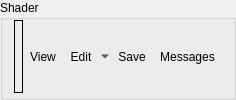
        <widget class="QGroupBox" name="tcsShaderGroup">
         <property name="sizePolicy">
          <sizepolicy hsizetype="Preferred" vsizetype="Minimum">
           <horstretch>0</horstretch>
           <verstretch>0</verstretch>
          </sizepolicy>
         </property>
         <property name="title">
          <string>Shader</string>
         </property>
         <layout class="QHBoxLayout" name="horizontalLayout_7">
          <property name="spacing">
           <number>0</number>
          </property>
          <property name="topMargin">
           <number>0</number>
          </property>
          <property name="bottomMargin">
           <number>4</number>
          </property>
          <item>
           <widget class="RDLabel" name="tcsShader">
            <property name="frameShape">
             <enum>QFrame::Box</enum>
            </property>
            <property name="text">
             <string/>
            </property>
           </widget>
          </item>
          <item>
           <widget class="QToolButton" name="tcsShaderViewButton">
            <property name="cursor">
             <cursorShape>PointingHandCursor</cursorShape>
            </property>
            <property name="toolTip">
             <string>Open Shader Source</string>
            </property>
            <property name="text">
             <string>View</string>
            </property>
            <property name="icon">
             <iconset resource="../../Resources/resources.qrc">
              <normaloff>:/action.png</normaloff>:/action.png</iconset>
            </property>
            <property name="toolButtonStyle">
             <enum>Qt::ToolButtonTextBesideIcon</enum>
            </property>
            <property name="autoRaise">
             <bool>true</bool>
            </property>
           </widget>
          </item>
          <item>
           <widget class="QToolButton" name="tcsShaderEditButton">
            <property name="toolTip">
             <string>Edit Shader</string>
            </property>
            <property name="text">
             <string>Edit</string>
            </property>
            <property name="icon">
             <iconset resource="../../Resources/resources.qrc">
              <normaloff>:/page_white_edit.png</normaloff>:/page_white_edit.png</iconset>
            </property>
            <property name="popupMode">
             <enum>QToolButton::MenuButtonPopup</enum>
            </property>
            <property name="toolButtonStyle">
             <enum>Qt::ToolButtonTextBesideIcon</enum>
            </property>
            <property name="autoRaise">
             <bool>true</bool>
            </property>
           </widget>
          </item>
          <item>
           <widget class="QToolButton" name="tcsShaderSaveButton">
            <property name="toolTip">
             <string>Save Shader SPIR-V</string>
            </property>
            <property name="text">
             <string>Save</string>
            </property>
            <property name="icon">
             <iconset resource="../../Resources/resources.qrc">
              <normaloff>:/save.png</normaloff>:/save.png</iconset>
            </property>
            <property name="toolButtonStyle">
             <enum>Qt::ToolButtonTextBesideIcon</enum>
            </property>
            <property name="autoRaise">
             <bool>true</bool>
            </property>
           </widget>
          </item>
          <item>
           <widget class="QToolButton" name="tcsShaderMessagesButton">
            <property name="toolTip">
             <string>View Shader Messages</string>
            </property>
            <property name="text">
             <string>Messages</string>
            </property>
            <property name="icon">
             <iconset resource="../../Resources/resources.qrc">
              <normaloff>:/text_add.png</normaloff>:/text_add.png</iconset>
            </property>
            <property name="toolButtonStyle">
             <enum>Qt::ToolButtonTextBesideIcon</enum>
            </property>
            <property name="autoRaise">
             <bool>true</bool>
            </property>
           </widget>
          </item>
          <item>
           <spacer name="tcsShaderSpacer">
            <property name="orientation">
             <enum>Qt::Horizontal</enum>
            </property>
            <property name="sizeHint" stdset="0">
             <size>
              <width>0</width>
              <height>0</height>
             </size>
            </property>
           </spacer>
          </item>
         </layout>
        </widget>
